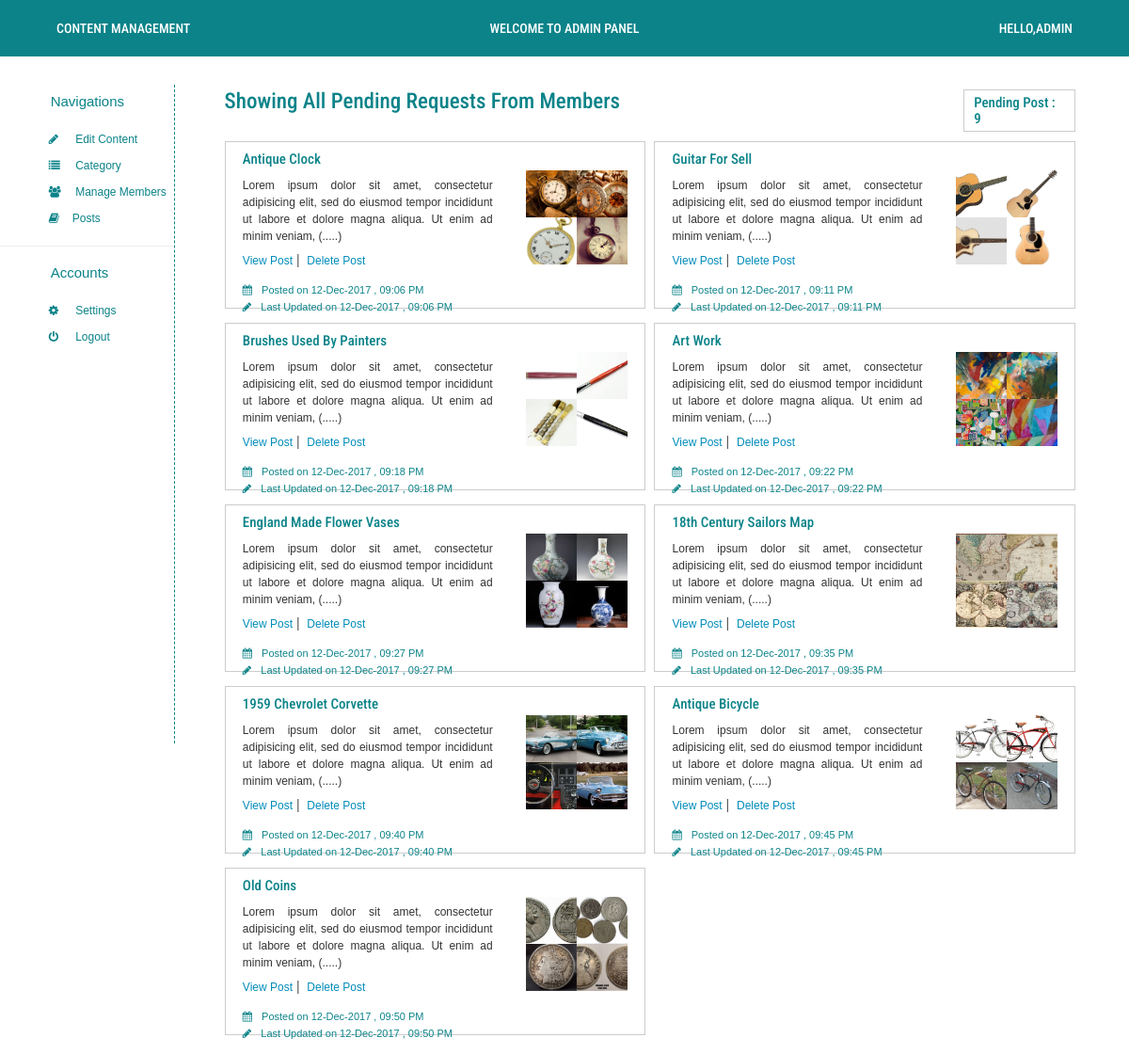
Page /admin/views/admin-approval.php (signed in) on the committed database.
### tables this page shows
CREATE TABLE `sell_posts` (
  `product_code` int(11) NOT NULL,
  `title` text NOT NULL,
  `description` text NOT NULL,
  `post_date` text NOT NULL,
  `start_time` text NOT NULL,
  `end_time` text NOT NULL,
  `starting_price` text NOT NULL,
  `bid_interval` int(11) NOT NULL,
  `image` text NOT NULL,
  `seller_id` int(11) NOT NULL,
  `approval` int(11) NOT NULL,
  `posted_on` text NOT NULL,
  `updated_on` text NOT NULL,
  `category` text NOT NULL
);

### functions/functions.php (called while the page is built, shortened)
<?php namespace Auctions\fetch_functions;
try{
	$con = new \PDO('mysql:host=localhost;dbname=auctions','root','');
	$con->setAttribute(\PDO::ATTR_ERRMODE,\PDO::ERRMODE_EXCEPTION);
	return $con;
}
catch(\PDOException $e){
	echo "ERROR : " . $e->getMessage();
	return false;
}
function get_row($table,$param,$paramVal){
	global $con;
	$stmt = $con->prepare("SELECT * FROM $table WHERE $param=:paramVal");
	$stmt->bindParam(':paramVal',$paramVal);
	$stmt->execute();
	$row = $stmt->fetchAll(\PDO::FETCH_OBJ);
	return $row;
}
?>

### admin/views/admin-approval.php (the view, shortened to what this page needs)
<?php
include '../partials/navigations.php';
$rows = fetch_functions\get_row('sell_posts','approval',0);
$pending = 0;
foreach ($rows as $row) {
	$pending++;
}
?>
<div class="posts">
	<h2>showing all pending requests from members <?php echo "<span class=\"pull-right\">Pending Post : $pending </span>";?></h2>
	<?php
	foreach ($rows as $row) { ?>
	<section>
		<div class="posts-contents">
			<h3><?php echo $row->title;?></h3>
			<p><?php echo substr($row->description,0,150);?> (.....)</p>
			<a href="product-detail.php?id=<?php echo $row->product_code;?>">View Post</a>&nbsp;|&nbsp;
			<a onclick = "return confirm ('Are you sure that you want to delete this product?');" href="../../functions/delete.php?delete_product=<?php echo $row->product_code;?>">Delete Post</a>
			<div class="spans">
				<span><i class="fa fa-calendar"></i>Posted on <?php echo $row->posted_on;?></span>
				<span><i class="fa fa-pencil"></i>Last Updated on <?php echo $row->updated_on;?></span>
			</div>
		</div>
		<div class="posts-images">
			<?php
			$images = explode("{}{{}}}", $row->image);
			foreach ($images as $image) {
				echo "<img src=\"../$image\" alt=\"Thumbnail\">";
			}
			?>
		</div>
	</section>
	<?php } ?>
</div>
<?php include '../partials/footer.php';?>

### admin/partials/navigations.php (shortened to what this page needs)
<?php
require_once '../../functions/functions.php';?>
<!DOCTYPE html>
<html>
<head>
	<link rel="stylesheet" type="text/css" href="../css/bootstrap.css">
	<link rel="stylesheet" type="text/css" href="../css/admin-style.css">
	<link rel="stylesheet" type="text/css" href="../../font-awesome/css/font-awesome.css">
</head>
<body>
	<div id="page-wrapper">
		<div class="top-bar">
			<h3 align="left">Content Management</h3>
			<h3 align="center">Welcome to admin panel</h3>
			<h3 align="right">hello,Admin</h3>
		</div>
		<nav>
			<h4>Navigations</h4>
			<ul>
				<li><a href="../views/edit-contents.php"><i class="fa fa-pencil" aria-hidden="true"></i> Edit Content</a></li>
				<li><a href="../views/category-list.php"><i class="fa fa-list" aria-hidden="true"></i> Category</a></li>
				<li><a href="../views/member-list.php"><i class="fa fa-users" aria-hidden="true"></i> Manage Members</a></li>
				<li><a href="../views/admin-approval.php"><i class="fa fa-book" aria-hidden="true"></i>Posts</a></li>
			</ul>
			<hr>
			<h4>Accounts</h4>
			<ul>
				<li><a href="../views/admin-setting.php"><i class="fa fa-cog" aria-hidden="true"></i> Settings</a></li>
				<li><a href="../views/logout.php"><i class="fa fa-power-off" aria-hidden="true"></i> Logout</a></li>
			</ul>
		</nav>
		<div class="right-container">

### admin/partials/footer.php
		</div>
	</div>
</body>
</html>

### admin/css/admin-style.css (style rules this page uses)
body { margin: 0; padding: 0; }
.top-bar { position: fixed; left: 0; top: 0; width: 100%; height: 60px; background: #0B8389; padding-left: 5%; padding-right: 5%; z-index: 9; }
.top-bar h3 { float: left; width: 33.33333%; height: auto; color: #fff; margin: 0; text-transform: uppercase; font-size: 14px; font-family: 'Roboto Condensed',Tahoma,sans-serif; line-height: 60px; }
nav { position: fixed; left: 0; top: 90; width: 15.5%; height: calc(100vh - 100px); border-right: 1px dashed #0B8389; font-family: 'helvetica',sans-serif; }
nav h4 { font-size: 15px; margin-bottom: 20px; margin-top: 10px; color: #0B8389; box-sizing: border-box; padding-left: 29%; }
nav ul { box-sizing: border-box; padding-left: 28%; }
nav ul li { list-style: none; margin-top: 8px; }
nav a .fa { width: 15px; margin-right: 10px; }
nav a { text-transform: capitalize; font-size: 12px; color: #0B8389; text-decoration: none; }
.right-container { position: absolute; right: 2%; top: 90; width: 80.5%; min-height: calc(100vh - 100px); height: auto; box-sizing: border-box; padding: 5px 2%; }
.posts { width: 100%; height: auto; box-sizing: border-box; padding-left: 0.5%; }
.posts h2 { font-size: 23px; color: #0B8389; font-family: 'Roboto Condensed',sans-serif; margin-top: 0px; text-transform: capitalize; margin-bottom: 30px; }
.posts h3 { font-size: 17px; color: #333; font-family: 'Roboto Condensed',sans-serif; margin-top: 0px; margin-bottom: 40px; text-transform: capitalize; }
.posts h2 span, .posts h3 span { width: 13%; font-size: 15px; color: #0B8389; border: 1px solid #ccc; box-sizing: border-box; padding: 5px 10px; margin-right: 1%; }
.posts section { float: left; width: 49%; height: 178px; border: 1px solid #ccc; box-sizing: border-box; padding: 10px 2%; margin-bottom: 15px; margin-right: 1%; }
.posts-contents { float: left; width: 65%; height: auto; }
.posts-contents h3 { font-size: 15px; color: #0B8389; margin: 0; }
.posts-contents p { font-family: 'helvetica',sans-serif; font-size: 12px; line-height: 18px; text-align: justify; margin-top: 10px; margin-bottom: 5px; }
.posts-contents a { font-family: 'helvetica',sans-serif; font-size: 12px; margin-bottom: 10px; color: #008CBA; }
.spans { margin-top: 15px; }
.posts-contents span { display: block; font-family: 'helvetica',sans-serif; font-size: 11px; color: #0B8389; margin-bottom: 2px; }
.posts-contents span .fa { margin-right: 10px; }
.posts-images { float: left; width: 35%; box-sizing: border-box; margin-top: 20px; padding-left: 2%; }
.posts-images img { float: right; width: 40%; height: 50px; object-fit: cover; }

### rows in the picture
sell_posts: title "Antique Clock", description "Lorem ipsum dolor sit amet, consectetur adipisicing elit, sed do eiusmod tempor incididunt ut labore et dolore magna aliqua. Ut enim ad minim veniam,", posted_on "12-Dec-2017 , 09:06 PM", updated_on "12-Dec-2017 , 09:06 PM", image (picture)
sell_posts: title "Guitar For Sell", description "Lorem ipsum dolor sit amet, consectetur adipisicing elit, sed do eiusmod tempor incididunt ut labore et dolore magna aliqua. Ut enim ad minim veniam,", posted_on "12-Dec-2017 , 09:11 PM", updated_on "12-Dec-2017 , 09:11 PM", image (picture)
sell_posts: title "Brushes Used By Painters", description "Lorem ipsum dolor sit amet, consectetur adipisicing elit, sed do eiusmod tempor incididunt ut labore et dolore magna aliqua. Ut enim ad minim veniam,", posted_on "12-Dec-2017 , 09:18 PM", updated_on "12-Dec-2017 , 09:18 PM", image (picture)
sell_posts: title "Art Work", description "Lorem ipsum dolor sit amet, consectetur adipisicing elit, sed do eiusmod tempor incididunt ut labore et dolore magna aliqua. Ut enim ad minim veniam,", posted_on "12-Dec-2017 , 09:22 PM", updated_on "12-Dec-2017 , 09:22 PM", image (picture)
sell_posts: title "England Made Flower Vases", description "Lorem ipsum dolor sit amet, consectetur adipisicing elit, sed do eiusmod tempor incididunt ut labore et dolore magna aliqua. Ut enim ad minim veniam,", posted_on "12-Dec-2017 , 09:27 PM", updated_on "12-Dec-2017 , 09:27 PM", image (picture)
sell_posts: title "18th Century Sailors Map", description "Lorem ipsum dolor sit amet, consectetur adipisicing elit, sed do eiusmod tempor incididunt ut labore et dolore magna aliqua. Ut enim ad minim veniam,", posted_on "12-Dec-2017 , 09:35 PM", updated_on "12-Dec-2017 , 09:35 PM", image (picture)
sell_posts: title "1959 Chevrolet Corvette", description "Lorem ipsum dolor sit amet, consectetur adipisicing elit, sed do eiusmod tempor incididunt ut labore et dolore magna aliqua. Ut enim ad minim veniam,", posted_on "12-Dec-2017 , 09:40 PM", updated_on "12-Dec-2017 , 09:40 PM", image (picture)
sell_posts: title "Antique Bicycle", description "Lorem ipsum dolor sit amet, consectetur adipisicing elit, sed do eiusmod tempor incididunt ut labore et dolore magna aliqua. Ut enim ad minim veniam,", posted_on "12-Dec-2017 , 09:45 PM", updated_on "12-Dec-2017 , 09:45 PM", image (picture)
sell_posts: title "Old Coins", description "Lorem ipsum dolor sit amet, consectetur adipisicing elit, sed do eiusmod tempor incididunt ut labore et dolore magna aliqua. Ut enim ad minim veniam,", posted_on "12-Dec-2017 , 09:50 PM", updated_on "12-Dec-2017 , 09:50 PM", image (picture)

### other values in the picture
$pending "9"
